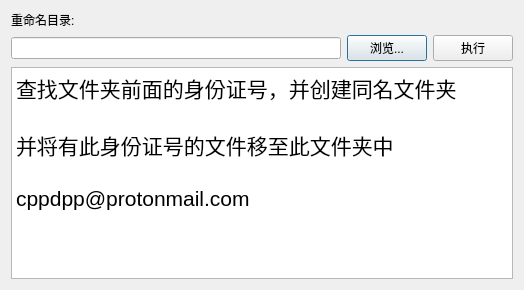
<?xml version="1.0" encoding="UTF-8"?>
<ui version="4.0">
 <class>moveFilesDlg</class>
 <widget class="QDialog" name="moveFilesDlg">
  <property name="geometry">
   <rect>
    <x>0</x>
    <y>0</y>
    <width>524</width>
    <height>290</height>
   </rect>
  </property>
  <property name="windowTitle">
   <string>照片命名工具</string>
  </property>
  <layout class="QHBoxLayout" name="horizontalLayout">
   <item>
    <layout class="QVBoxLayout" name="verticalLayout">
     <item>
      <widget class="QLabel" name="label">
       <property name="text">
        <string>重命名目录:</string>
       </property>
      </widget>
     </item>
     <item>
      <layout class="QHBoxLayout" name="HLayoutBrowser" stretch="8,1,1">
       <item>
        <widget class="QLineEdit" name="lineEditFolder"/>
       </item>
       <item>
        <widget class="QPushButton" name="pushBtnBrowser">
         <property name="text">
          <string>浏览...</string>
         </property>
        </widget>
       </item>
       <item>
        <widget class="QPushButton" name="pushBtnOk">
         <property name="text">
          <string>执行</string>
         </property>
        </widget>
       </item>
      </layout>
     </item>
     <item>
      <widget class="QTextBrowser" name="textBrowser">
       <property name="html">
        <string>&lt;!DOCTYPE HTML PUBLIC &quot;-//W3C//DTD HTML 4.0//EN&quot; &quot;http://www.w3.org/TR/REC-html40/strict.dtd&quot;&gt;
&lt;html&gt;&lt;head&gt;&lt;meta name=&quot;qrichtext&quot; content=&quot;1&quot; /&gt;&lt;meta charset=&quot;utf-8&quot; /&gt;&lt;style type=&quot;text/css&quot;&gt;
p, li { white-space: pre-wrap; }
&lt;/style&gt;&lt;/head&gt;&lt;body style=&quot; font-family:'Microsoft YaHei UI'; font-size:9pt; font-weight:400; font-style:normal;&quot;&gt;
&lt;p style=&quot; margin-top:0px; margin-bottom:0px; margin-left:0px; margin-right:0px; -qt-block-indent:0; text-indent:0px;&quot;&gt;&lt;span style=&quot; font-size:16pt;&quot;&gt;查找文件夹前面的身份证号，并创建同名文件夹&lt;/span&gt;&lt;/p&gt;
&lt;p style=&quot;-qt-paragraph-type:empty; margin-top:0px; margin-bottom:0px; margin-left:0px; margin-right:0px; -qt-block-indent:0; text-indent:0px; font-size:16pt;&quot;&gt;&lt;br /&gt;&lt;/p&gt;
&lt;p style=&quot; margin-top:0px; margin-bottom:0px; margin-left:0px; margin-right:0px; -qt-block-indent:0; text-indent:0px;&quot;&gt;&lt;span style=&quot; font-size:16pt;&quot;&gt;并将有此身份证号的文件移至此文件夹中&lt;/span&gt;&lt;/p&gt;
&lt;p style=&quot;-qt-paragraph-type:empty; margin-top:0px; margin-bottom:0px; margin-left:0px; margin-right:0px; -qt-block-indent:0; text-indent:0px; font-family:'Ubuntu'; font-size:16pt;&quot;&gt;&lt;br /&gt;&lt;/p&gt;
&lt;p style=&quot; margin-top:0px; margin-bottom:0px; margin-left:0px; margin-right:0px; -qt-block-indent:0; text-indent:0px;&quot;&gt;&lt;span style=&quot; font-family:'Ubuntu'; font-size:16pt;&quot;&gt;cppdpp@protonmail.com&lt;/span&gt;&lt;/p&gt;&lt;/body&gt;&lt;/html&gt;</string>
       </property>
      </widget>
     </item>
    </layout>
   </item>
  </layout>
 </widget>
 <resources/>
 <connections/>
</ui>
